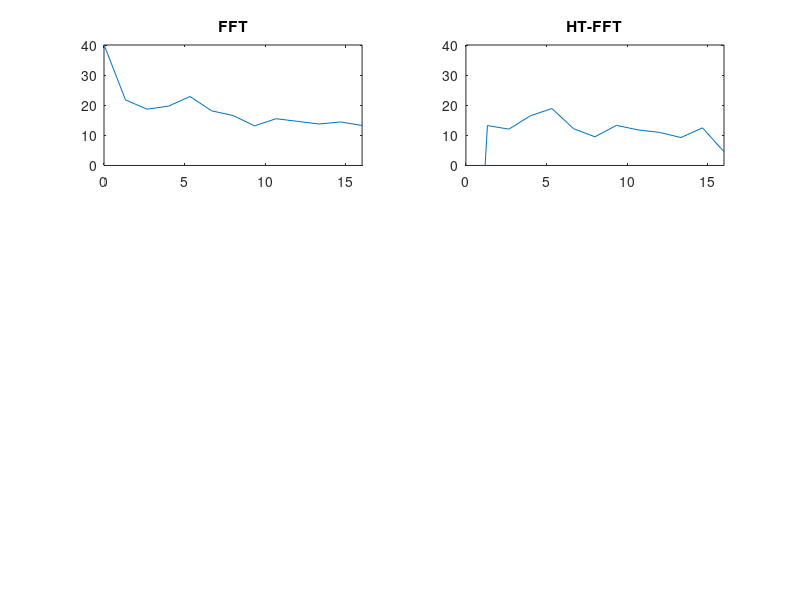

Recreate this plot in MATLAB. (Note: this script raises an error after producing the figure.)
clc;clear;close all;
y1=load('y1.mat');  
y2=load('y2.mat');  
y3=load('y3.mat');  
y1=y1.y1;  
y2=y2.y2;  
y3=y3.y3;  

L=length(y1);
Fs=1000;            % Sampling frequency
Y=[y1,y2,y3];
shift=25;
%% FFT
y1=Y(:,1);
F=(0:L-1)*Fs/L;
F_sample=F(F<=77&F>=43);
f_y1=abs(fft(y1,L))/sqrt(L);
f_y1=f_y1(F<=77&F>=43);
f_y1=10*log10(f_y1)+shift;
figure(1)
subplot(3,2,1)
plot(F_sample-60,f_y1)
axis([0,16,0,40])
title('FFT')
%% HT-FFT
F=(0:L-1)*Fs/L;
y1=Y(:,1);
y1=abs(hilbert(y1));
y1=y1-mean(y1);
F_sample=F(F<=16);
f_y1=abs(fft(y1,L))/sqrt(L);
f_y1=f_y1(F_sample<=16);
f_y1=10*log10(f_y1)+shift;
subplot(3,2,2)
plot(F_sample,f_y1)
axis([0,16,0,40])
title('HT-FFT')
%% ESPRIT
G=200;
range=[44,76];
y1=Y(:,1);
[omega,f_y1]=ESPRIT_SelectOrder(y1,G,Fs,range);
figure(1)
f_y1=10*log10(abs(f_y1))+shift;
subplot(3,2,3)
stem(omega-60,f_y1)
axis([0,16,0,40])
title('ESPRIT')
%% SAP-ESPRIT
G = 200;%
range=[0,16];
f_buttord=[40,60];  % The passband of the Butterworth filter
y=SAP(Y);
y=Butterworth(y,f_buttord(1),f_buttord(2));
[omega,f_y]=ESPRIT_SelectOrder(y,G,Fs,range);
f_y=10*log10(abs(f_y))+shift;
subplot(3,2,4)
stem(omega,f_y)
axis([0,16,0,40])
title('SAP-ESPRIT')
%% SBL
ia=Y(:,1);
baseline = cos( 1/Fs*2*pi*(1:L)*60 );
ia = ia .* baseline.';
ia = hilbert(ia) - mean( hilbert(ia) );
ia = ia ./ max( abs(ia) );
r = 0.2;
omega = 60 + (40:r:80);
N_all = (0:1:length(ia)-1)';
[mu1,gamma,omega] = VBI_offgrid_CGDP(ia,N_all,omega,Fs);
omega=omega-120;
gamma=10*log10(gamma)+shift;
subplot(3,2,5)
stem(omega,gamma)
axis([0,16,0,40])
title('SBL')
%% Our method
threshold=0.2;      % The threshold of SVD
Y_bar=preprocess_proposed(Y,Fs,threshold,f_buttord);
omega=0:0.2:20;
[gamma,omega]=real_valued_SBL(Y_bar,Fs,omega);
gamma=10*log10(gamma)+shift;
figure(1)
subplot(3,2,6)
stem(omega,gamma)
axis([0,16,0,40])
title('Our method')